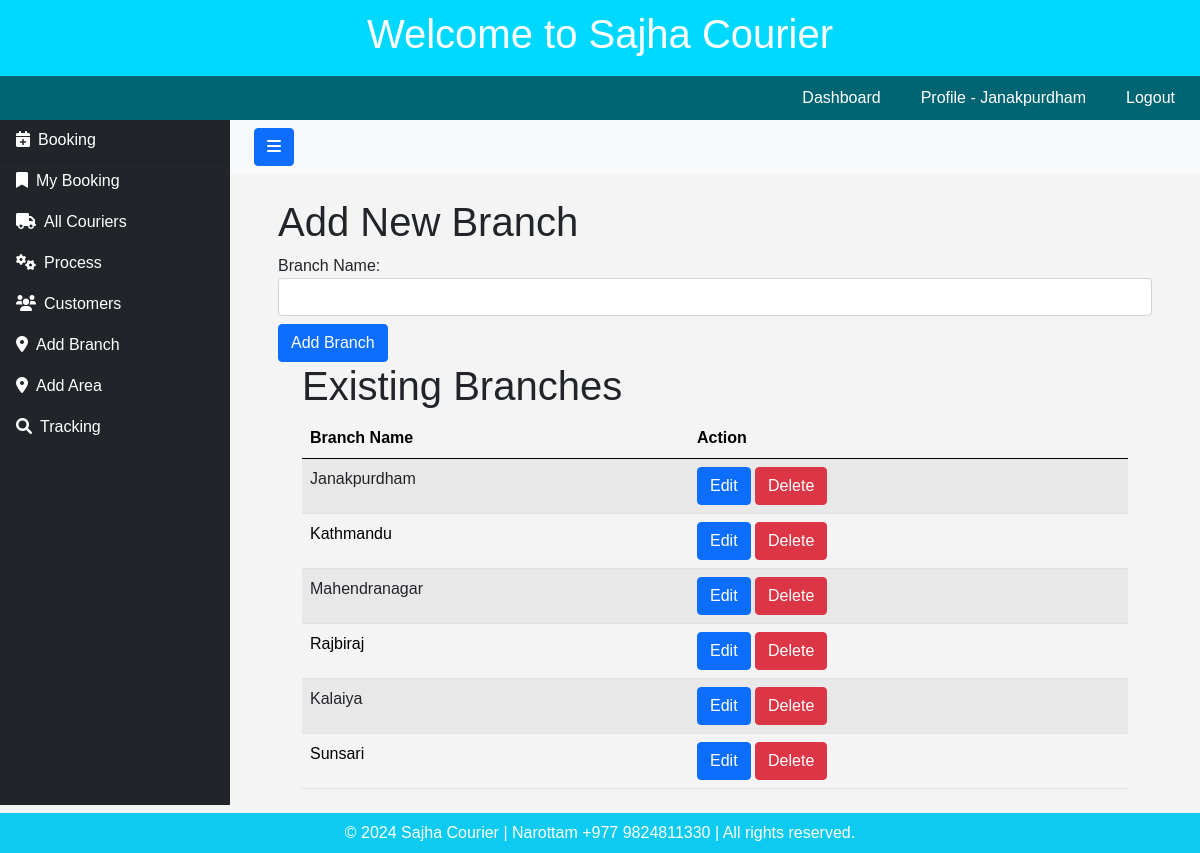
The page /add-branch/ (signed in) on the database its author committed.
### userapp/models.py (models this page shows, shortened)
class CourierUser(AbstractBaseUser, PermissionsMixin):
    email = models.EmailField(unique=True)
    username = models.CharField(max_length=150, unique=True)
    full_name = models.CharField(max_length=255)
    phone_number = models.CharField(max_length=20)
    working_area = models.CharField(max_length=100)
    branch_name = models.ForeignKey(Branch, on_delete=models.CASCADE, null=True)
    is_active = models.BooleanField(default=True)
    is_staff = models.BooleanField(default=False)  # Required for admin
    date_joined = models.DateTimeField(auto_now_add=True)
    objects = CourierUserManager()
    USERNAME_FIELD = 'email'
    REQUIRED_FIELDS = ['username', 'full_name']

### courierapp/models.py (models this page shows)
class Branch(models.Model):
    name = models.CharField(max_length=255)
    def __str__(self):
        return self.name

### courierapp/views.py (the view)
# urls.py: path('add-branch/', views.add_branch, name='add_branch'),
@login_required(login_url='login')
def add_branch(request):
    if request.method == 'POST':
        branch_name = request.POST.get('branch_name')
        Branch.objects.create(name=branch_name)
        return redirect('add_branch')
    branches = Branch.objects.all()
    return render(request, 'couriers/add_branch.html', {'branches': branches})

### courierapp/templates/couriers/add_branch.html (shortened to what this page needs)
{% extends 'couriers/base.html' %}
{% block content %}
    <div class="container">
        <h1>Add New Branch</h1>
        <form method="POST">
            <div class="form-group">
                <label for="branch_name">Branch Name:</label>
                <input type="text" class="form-control" name="branch_name" id="branch_name" required>
            </div>
            <button type="submit" class="btn btn-primary mt-2">Add Branch</button>
        </form>
        <div class="container">
            <h1>Existing Branches</h1>
            <table class="table table-striped">
                <thead>
                    <tr>
                        <th>Branch Name</th>
                        <th> Action </th>
                    </tr>
                </thead>
                <tbody>
                    {% for branch in branches %}
                    <tr>
                        <td> {{ branch.name }} </td>
                        <td>
                            <button class="btn btn-primary">Edit</button>
                            <button class="btn btn-danger">Delete</button>
                        </td>
                    </tr>
                    {% endfor %}
                </tbody>
            </table>
        </div>
    </div>
{% endblock %}

### userapp/templates/users/header.html (shortened to what this page needs)
<!DOCTYPE html>
<html lang="en">
<head>
    <link rel="stylesheet" href="https://cdnjs.cloudflare.com/ajax/libs/font-awesome/6.0.0-beta3/css/all.min.css">
</head>
<body>
    <header>
        <h1>Welcome to Sajha Courier</h1>
    </header>
    <nav>
        {% if user.is_authenticated %}
        <a href="{% url 'dashboard' %}">Dashboard</a>
        <a href="{% url 'view_profile' %}">Profile - {{ user.branch_name }} </a>
        <a href="{% url 'logout' %}">Logout</a>
        {% endif %}
    </nav>
</body>
</html>

### userapp/templates/users/header.html (style rules this page uses)
body { font-family: Arial, sans-serif; margin: 0; padding: 0; background-color: #f4f4f4; }
header { background-color: rgb(0, 217, 255); color: #fff; padding: 10px; text-align: center; }
nav { background-color: rgb(0, 101, 114); display: flex; justify-content: right; padding: 5px; }
nav a { color: #fff; padding: 5px 20px; text-decoration: none; text-align: center; transition: background-color 0.3s; }

### rows shown on the page
CourierUser: branch_name "Janakpurdham"
Branch: name "Janakpurdham"
Branch: name "Kathmandu"
Branch: name "Mahendranagar"
Branch: name "Rajbiraj"
Branch: name "Kalaiya"
Branch: name "Sunsari"
